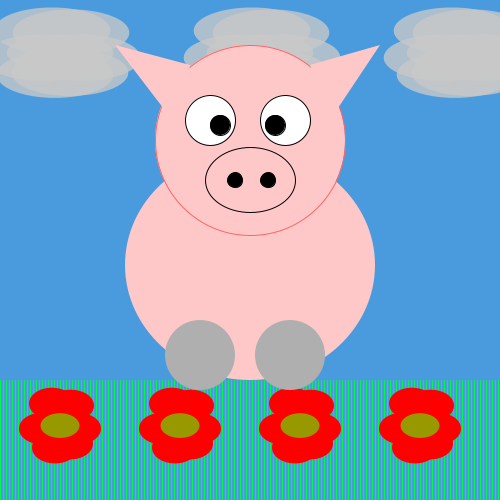
Frame 1 (no input)
Frame 60 (the mouse pressed at the canvas centre just before this capture): identical to frame 1, image omitted
Frame 120 (the mouse held since frame 60 and released just before this capture): identical to frame 1, image omitted

The Processing sketch that drew this single still picture (run headless with seeded random() and noise(); from frame 60 on, the mouse is pressed at the canvas centre):

// Processing sketch: processing_73080
// ── processing_73080.pde

/*****************************************
* Assignment 3
 * Name:        Karunya Venugopal
 * E-mail:      kvenugopal@brynmawr.edu
 * Course:      CS 110 - Section 01
 * Submitted:   10/02/2012
 * 
 * The main driver program for project 3. 
 * This program draws a sky background with
 * grass, flowers, clouds, and a pig. The main 
 * two objects are the clouds and the flowers.
 * When the user clicks on any of the flowers, 
 * the text "It's a beautiful day" is displayed 
 * near the bottom of the left-hand side of the 
 * screen. Additionally, when the user moves the 
 * mouse closer to the flower, the center of the
 * flower changes from a version of yellow to a 
 * version of purple. Each time the program runs,
 * the location and the size of both objects 
 * (clouds and flowers) slightly change. This change
 * takes place because the respective variables 
 * for each object uses randomization.
***********************************************/

//x position for green lines
int i = 0;

//randomized position and size for drawFlower
float x = random (60,440);
float y = random (410,470);
float flowerWidth = random(20,40);
float flowerHeight = random(20,40);

//randomized position and size for clouds
float x2 = random (60,440);
float y2 = random (40,80);
float cloudWidth = random(70,150);
float cloudHeight = random(20,50);


//randomized color variable for drawFlower as mouse gets closer
float c = random (100,255);



void setup () 
{
   smooth ();
   size (500,500);
}



void draw ()
  {
   //make background blue
   background (74,154,222); 
   
   
     //draw many green lines at bottom of screen
     stroke (5,245,74);
     for (int i = 0; i<500; i=i+3)
     {
       line (i,380,i,500);
     } 
   
     //call the drawFlower method
     drawFlower (x,y,flowerWidth,flowerHeight);
   
     //call the drawCloud method
     drawCloud (x2,y2,cloudWidth,cloudHeight);
   
     //call the drawPig method
     drawPig ();
  }
  


void drawFlower (float dx, float dy, float objectWidth, float objectHeight) 
{
  noStroke ();
 
    //draw mutiple flowers using for loop
    for (int x = 60; x<500; x=x+120)
    
    {
      //draw mutiple red ellipses to be flower petals around the center ellipse 
      fill (255,0,0);
      ellipse ((x+10),(y+18),(flowerWidth+7), (flowerHeight+7)); 
      ellipse ((x+18),(y+3),(flowerWidth+7), (flowerHeight+7));
      ellipse ((x-5),(y+22),(flowerWidth+7), (flowerHeight+7));
      ellipse ((x-8),(y-22),(flowerWidth+7), (flowerHeight+7));
      ellipse ((x+11),(y-20),(flowerWidth+7), (flowerHeight+7));
      ellipse ((x-18),(y+3),(flowerWidth+7), (flowerHeight+7));
    
      //make center ellipse yellow but as mouse approaches flower change center ellipse to purple
      if (dist(x,y,mouseX,mouseY) <= 60)
      {
        fill (c,0,c);
      }
      else
      {
        fill (c,c,0);
      }  
      
      //draw center of flower object
      ellipse (x,y,flowerWidth,flowerHeight);
    }
    
      //make text appear above left-hand side of green lines when mouse is pressed and held on any flower
         if (mouseX <= 500 && mouseY >= 410 && mousePressed == true)  
        {
          fill (255);
          text ("It is a beautiful day!",10,370); 
        }
}  
    
  

void drawCloud (float dx2, float dy2, float dcloudWidth, float dcloudHeight)
{
    //draw mutiple clouds using for loop
    for (int x2 = 60; x2<500; x2=x2+200)
    
    {
      //draw overlapping and transparent grey ellipses to make cloud object
      noStroke ();
      fill (200,200,200,200);
      ellipse ((x2+10),(y2+20),(cloudWidth+10), (cloudHeight+10)); 
      ellipse ((x2+22),(y2+5),(cloudWidth+10), (cloudHeight+10));
      ellipse ((x2-5),(y2+22),(cloudWidth+10), (cloudHeight+10));
      ellipse ((x2-8),(y2-22),(cloudWidth+10), (cloudHeight+10));
      ellipse ((x2+11),(y2-20),(cloudWidth+10), (cloudHeight+10));
      ellipse ((x2-18),(y2+5),(cloudWidth+10), (cloudHeight+10));
      ellipse (x2,y2,cloudWidth,cloudHeight);
    }
} 



void drawPig ()
{
  //make pink ellipse centered (on x-axis) about 2/3 down (on y-axis)
  noStroke ();
  smooth ();
  fill (255,200,200);
  ellipseMode (CORNERS);
  ellipse (125,150,375,380);
  
  //make a gray ellipse centered at the base of left half of pink ellipse
  fill (175);
  ellipseMode (CENTER);
  ellipse (200,355,70,70);
  
  //make a gray ellipse centered at the base of right half of pink ellipse
  ellipse (290,355,70,70);
  
  //make outlined pink ellipse centered (on x-axis) and about 1/3 down (on y-axis)
  fill (255,200,200);
  stroke (255,100,100);
  ellipse (250,140,190,190);
  
  //make white ellipse in upper left-hand corner of outlined pink ellipse
  fill (255);
  stroke (0);
  ellipse (210,120,50,50);
  
   //make white ellipse in upper right-hand corner of outlined pink ellipse
   ellipse (285,120,50,50);
   
   //make black ellipse in lower right-hand corner of left white ellipse
   fill (0);
   ellipse (220,125,20,20);
   
   //make black ellipse in lower left-hand corner of right white ellipse
   ellipse (275,125,20,20);
   
   //make an outlined ellipse centered (on x-axis) on bottom half of outlined pink ellipse
   fill (255,200,200);
  stroke (0);
  ellipse (250,180,90,65);
  
  //make black ellipse in the center of the left half of recent ellipse
  fill (0);
  ellipse (235,180,15,15);
  
  ///make black ellipse in the center of the right half of recent ellipse
  ellipse (268,180,15,15);
  
  //make tilted triangle on left top of outlined pink ellipse
  noStroke ();
  fill (255,200,200);
  triangle (115,45,180,130,190,65);
  
  //make tilted triangle on right top of outlined pink ellipse
  triangle (380,45,330,120,310,65);
}
